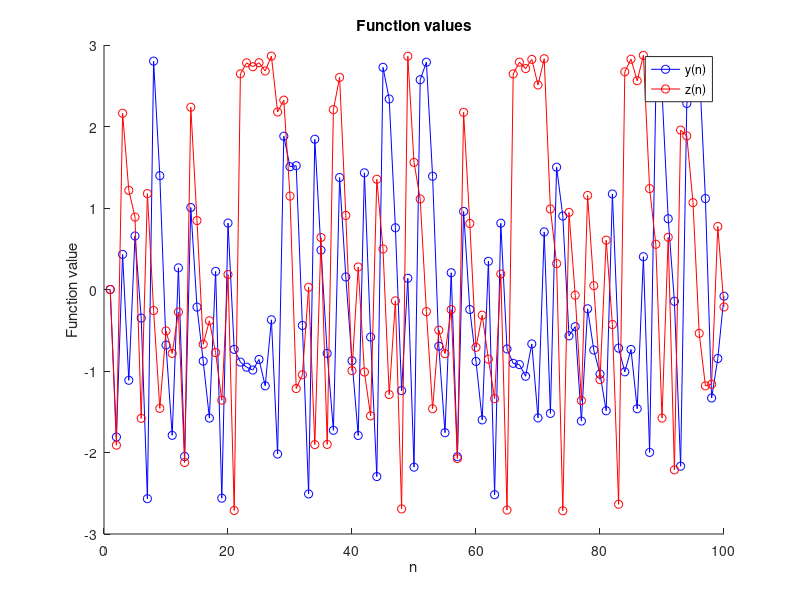

MATLAB code for this plot:
% Exam 5 Question 15
% File: E5_P15_corniedj.m
% Date: 22 March 2023
% By: Derek Corniello corniedj 
%
% Section: 003
% Team: 041
%
% ELECTRONIC SIGNATURE 
% Derek Corniello
%
% The electronic signature above indicates the script
% submitted for evaluation is my individual work, and I
% have a general understanding of all aspects of its
% development and execution.
%
% A BRIEF DESCRIPTION OF WHAT THE SCRIPT OR FUNCTION DOES
% Prints Values using arrays and given values 

clear; clc

a = 1.24;
b = -1.25;
c = -1.81;
d = -1.91;

y = (1:100);
z = (1:100);
y(1) = 0;
z(1) = 0;
i = (1:100);

hold on

for n = 2:100

    y(n) = sin(a*z(n-1)) + (c*cos(a*y(n-1)));
    z(n) = sin(b*y(n-1)) + (d*cos(b*z(n-1)));

end

plot(i, y, 'bo-', i, z, 'ro-');
title("Function values")
xlabel('n')
ylabel('Function value')
legend("y(n)", "z(n)");

